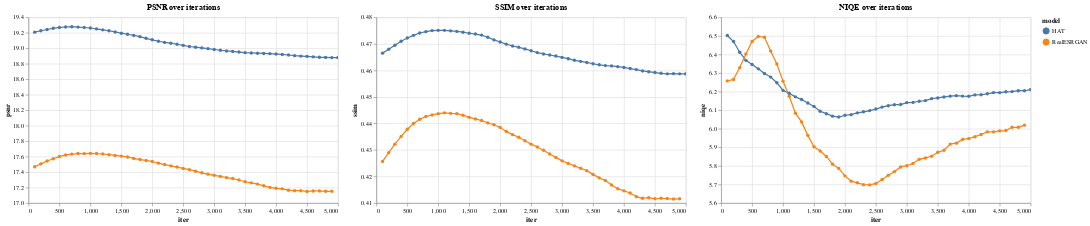

Notebook cell for this chart:
### Markdown cell above
# 5 Overfitting Analysis

### Code cell
chart_width = 500

# Filter for HAT and RealESRGAN only
df_filtered = df_all[df_all['model'].isin(['HAT', 'RealESRGAN'])]

# PSNR line chart
chart_psnr = alt.Chart(df_filtered).mark_line(point=True).encode(
    x='iter:Q',
    y=alt.Y('psnr:Q', scale=alt.Scale(zero=False)),
    color='model:N',
    tooltip=['model', 'iter', 'psnr']
).properties(
    title='PSNR over iterations',
    width=chart_width
).interactive()

# SSIM line chart
chart_ssim = alt.Chart(df_filtered).mark_line(point=True).encode(
    x='iter:Q',
    y=alt.Y('ssim:Q', scale=alt.Scale(zero=False)),
    color='model:N',
    tooltip=['model', 'iter', 'ssim']
).properties(
    title='SSIM over iterations',
    width=chart_width
).interactive()

# NIQE line chart
chart_niqe = alt.Chart(df_filtered).mark_line(point=True).encode(
    x='iter:Q',
    y=alt.Y('niqe:Q', scale=alt.Scale(zero=False)),
    color='model:N',
    tooltip=['model', 'iter', 'niqe']
).properties(
    title='NIQE over iterations',
    width=chart_width
).interactive()

# Display charts horizontally
final_chart = alt.hconcat(chart_psnr, chart_ssim, chart_niqe).resolve_scale(color='shared')

final_chart

### Figure 1 — Vega-Lite specification as saved in the notebook (floating-point values rounded to 4 significant figures)
{"config": {"view": {"continuousWidth": 300, "continuousHeight": 300}}, "hconcat": [{"mark": {"type": "line", "point": true}, "encoding": {"color": {"field": "model", "type": "nominal"}, "tooltip": [{"field": "model", "type": "nominal"}, {"field": "iter", "type": "quantitative"}, {"field": "psnr", "type": "quantitative"}], "x": {"field": "iter", "type": "quantitative"}, "y": {"field": "psnr", "scale": {"zero": false}, "type": "quantitative"}}, "name": "view_4", "title": "PSNR over iterations", "width": 500}, {"mark": {"type": "line", "point": true}, "encoding": {"color": {"field": "model", "type": "nominal"}, "tooltip": [{"field": "model", "type": "nominal"}, {"field": "iter", "type": "quantitative"}, {"field": "ssim", "type": "quantitative"}], "x": {"field": "iter", "type": "quantitative"}, "y": {"field": "ssim", "scale": {"zero": false}, "type": "quantitative"}}, "name": "view_5", "title": "SSIM over iterations", "width": 500}, {"mark": {"type": "line", "point": true}, "encoding": {"color": {"field": "model", "type": "nominal"}, "tooltip": [{"field": "model", "type": "nominal"}, {"field": "iter", "type": "quantitative"}, {"field": "niqe", "type": "quantitative"}], "x": {"field": "iter", "type": "quantitative"}, "y": {"field": "niqe", "scale": {"zero": false}, "type": "quantitative"}}, "name": "view_6", "title": "NIQE over iterations", "width": 500}], "data": {"name": "data-ab003c0923000c58bc7796641c5b68f7"}, "params": [{"name": "param_4", "select": {"type": "interval", "encodings": ["x", "y"]}, "bind": "scales", "views": ["view_4"]}, {"name": "param_5", "select": {"type": "interval", "encodings": ["x", "y"]}, "bind": "scales", "views": ["view_5"]}, {"name": "param_6", "select": {"type": "interval", "encodings": ["x", "y"]}, "bind": "scales", "views": ["view_6"]}], "resolve": {"scale": {"color": "shared"}}, "$schema": "https://vega.github.io/schema/vega-lite/v5.20.1.json", "datasets": {"data-ab003c0923000c58bc7796641c5b68f7": [{"iter": 100.0, "psnr": 19.21, "ssim": 0.4665, "niqe": 6.503, "model": "HAT", "bin": 0.0, "psnr_grad": null, "ssim_grad": null, "niqe_grad": null}, {"iter": 200.0, "psnr": 19.23, "ssim": 0.468, "niqe": 6.47, "model": "HAT", "bin": 0.0, "psnr_grad": 0.0184, "ssim_grad": 0.0015, "niqe_grad": -0.0329}, {"iter": 300.0, "psnr": 19.24, "ssim": 0.4695, "niqe": 6.412, "model": "HAT", "bin": 0.0, "psnr_grad": 0.0163, "ssim_grad": 0.0015, "niqe_grad": -0.0574}, {"iter": 400.0, "psnr": 19.26, "ssim": 0.471, "niqe": 6.368, "model": "HAT", "bin": 0.0, "psnr_grad": 0.0155, "ssim_grad": 0.0015, "niqe_grad": -0.0438}, {"iter": 500.0, "psnr": 19.27, "ssim": 0.4722, "niqe": 6.346, "model": "HAT", "bin": 500.0, "psnr_grad": 0.0105, "ssim_grad": 0.0012, "niqe_grad": -0.0222}, {"iter": 600.0, "psnr": 19.27, "ssim": 0.4732, "niqe": 6.323, "model": "HAT", "bin": 500.0, "psnr_grad": 0.0061, "ssim_grad": 0.001, "niqe_grad": -0.0236}, {"iter": 700.0, "psnr": 19.28, "ssim": 0.4741, "niqe": 6.297, "model": "HAT", "bin": 500.0, "psnr_grad": 0.0037, "ssim_grad": 0.0009, "niqe_grad": -0.0254}, {"iter": 800.0, "psnr": 19.27, "ssim": 0.4746, "niqe": 6.278, "model": "HAT", "bin": 500.0, "psnr_grad": -0.0049, "ssim_grad": 0.0005, "niqe_grad": -0.0189}, {"iter": 900.0, "psnr": 19.27, "ssim": 0.475, "niqe": 6.248, "model": "HAT", "bin": 500.0, "psnr_grad": -0.0052, "ssim_grad": 0.0004, "niqe_grad": -0.0303}, {"iter": 1000.0, "psnr": 19.26, "ssim": 0.4751, "niqe": 6.207, "model": "HAT", "bin": 1000.0, "psnr_grad": -0.0065, "ssim_grad": 0.0001, "niqe_grad": -0.0414}, {"iter": 1100.0, "psnr": 19.25, "ssim": 0.4751, "niqe": 6.191, "model": "HAT", "bin": 1000.0, "psnr_grad": -0.0113, "ssim_grad": 0.0, "niqe_grad": -0.0157}, {"iter": 1200.0, "psnr": 19.24, "ssim": 0.4749, "niqe": 6.172, "model": "HAT", "bin": 1000.0, "psnr_grad": -0.0124, "ssim_grad": -0.0002, "niqe_grad": -0.0191}, {"iter": 1300.0, "psnr": 19.23, "ssim": 0.4747, "niqe": 6.157, "model": "HAT", "bin": 1000.0, "psnr_grad": -0.0119, "ssim_grad": -0.0002, "niqe_grad": -0.0145}, {"iter": 1400.0, "psnr": 19.21, "ssim": 0.4744, "niqe": 6.139, "model": "HAT", "bin": 1000.0, "psnr_grad": -0.0157, "ssim_grad": -0.0003, "niqe_grad": -0.0183}, {"iter": 1500.0, "psnr": 19.19, "ssim": 0.474, "niqe": 6.12, "model": "HAT", "bin": 1500.0, "psnr_grad": -0.0163, "ssim_grad": -0.0004, "niqe_grad": -0.0187}, {"iter": 1600.0, "psnr": 19.18, "ssim": 0.4737, "niqe": 6.095, "model": "HAT", "bin": 1500.0, "psnr_grad": -0.0132, "ssim_grad": -0.0003, "niqe_grad": -0.0258}, {"iter": 1700.0, "psnr": 19.17, "ssim": 0.4733, "niqe": 6.081, "model": "HAT", "bin": 1500.0, "psnr_grad": -0.0149, "ssim_grad": -0.0004, "niqe_grad": -0.0134}, {"iter": 1800.0, "psnr": 19.15, "ssim": 0.4725, "niqe": 6.068, "model": "HAT", "bin": 1500.0, "psnr_grad": -0.0163, "ssim_grad": -0.0008, "niqe_grad": -0.0133}, {"iter": 1900.0, "psnr": 19.13, "ssim": 0.4715, "niqe": 6.063, "model": "HAT", "bin": 1500.0, "psnr_grad": -0.0208, "ssim_grad": -0.001, "niqe_grad": -0.0046}, {"iter": 2000.0, "psnr": 19.11, "ssim": 0.4707, "niqe": 6.073, "model": "HAT", "bin": 2000.0, "psnr_grad": -0.0195, "ssim_grad": -0.0008, "niqe_grad": 0.0095}, {"iter": 2100.0, "psnr": 19.09, "ssim": 0.4699, "niqe": 6.076, "model": "HAT", "bin": 2000.0, "psnr_grad": -0.019, "ssim_grad": -0.0008, "niqe_grad": 0.0033}, {"iter": 2200.0, "psnr": 19.08, "ssim": 0.4692, "niqe": 6.086, "model": "HAT", "bin": 2000.0, "psnr_grad": -0.015, "ssim_grad": -0.0007, "niqe_grad": 0.0096}, {"iter": 2300.0, "psnr": 19.07, "ssim": 0.4687, "niqe": 6.091, "model": "HAT", "bin": 2000.0, "psnr_grad": -0.0106, "ssim_grad": -0.0005, "niqe_grad": 0.0058}, {"iter": 2400.0, "psnr": 19.05, "ssim": 0.4681, "niqe": 6.098, "model": "HAT", "bin": 2000.0, "psnr_grad": -0.0129, "ssim_grad": -0.0006, "niqe_grad": 0.0064}, {"iter": 2500.0, "psnr": 19.04, "ssim": 0.4674, "niqe": 6.106, "model": "HAT", "bin": 2500.0, "psnr_grad": -0.0154, "ssim_grad": -0.0007, "niqe_grad": 0.0082}, {"iter": 2600.0, "psnr": 19.02, "ssim": 0.4667, "niqe": 6.117, "model": "HAT", "bin": 2500.0, "psnr_grad": -0.0138, "ssim_grad": -0.0007, "niqe_grad": 0.0105}, {"iter": 2700.0, "psnr": 19.01, "ssim": 0.4662, "niqe": 6.124, "model": "HAT", "bin": 2500.0, "psnr_grad": -0.0094, "ssim_grad": -0.0005, "niqe_grad": 0.0076}, {"iter": 2800.0, "psnr": 19.01, "ssim": 0.4658, "niqe": 6.13, "model": "HAT", "bin": 2500.0, "psnr_grad": -0.0086, "ssim_grad": -0.0004, "niqe_grad": 0.0055}, {"iter": 2900.0, "psnr": 19.0, "ssim": 0.4654, "niqe": 6.13, "model": "HAT", "bin": 2500.0, "psnr_grad": -0.01, "ssim_grad": -0.0004, "niqe_grad": 0.0009}, {"iter": 3000.0, "psnr": 18.98, "ssim": 0.4649, "niqe": 6.141, "model": "HAT", "bin": 3000.0, "psnr_grad": -0.0109, "ssim_grad": -0.0005, "niqe_grad": 0.0104}, {"iter": 3100.0, "psnr": 18.97, "ssim": 0.4644, "niqe": 6.142, "model": "HAT", "bin": 3000.0, "psnr_grad": -0.0096, "ssim_grad": -0.0005, "niqe_grad": 0.0011}, {"iter": 3200.0, "psnr": 18.97, "ssim": 0.4638, "niqe": 6.148, "model": "HAT", "bin": 3000.0, "psnr_grad": -0.009, "ssim_grad": -0.0006, "niqe_grad": 0.0061}, {"iter": 3300.0, "psnr": 18.96, "ssim": 0.4634, "niqe": 6.152, "model": "HAT", "bin": 3000.0, "psnr_grad": -0.0067, "ssim_grad": -0.0004, "niqe_grad": 0.0035}, {"iter": 3400.0, "psnr": 18.95, "ssim": 0.463, "niqe": 6.162, "model": "HAT", "bin": 3000.0, "psnr_grad": -0.0071, "ssim_grad": -0.0004, "niqe_grad": 0.0106}, {"iter": 3500.0, "psnr": 18.94, "ssim": 0.4625, "niqe": 6.166, "model": "HAT", "bin": 3500.0, "psnr_grad": -0.0082, "ssim_grad": -0.0005, "niqe_grad": 0.0036}, {"iter": 3600.0, "psnr": 18.94, "ssim": 0.4621, "niqe": 6.171, "model": "HAT", "bin": 3500.0, "psnr_grad": -0.0042, "ssim_grad": -0.0004, "niqe_grad": 0.0054}, {"iter": 3700.0, "psnr": 18.94, "ssim": 0.4618, "niqe": 6.176, "model": "HAT", "bin": 3500.0, "psnr_grad": -0.0033, "ssim_grad": -0.0003, "niqe_grad": 0.0043}, {"iter": 3800.0, "psnr": 18.93, "ssim": 0.4617, "niqe": 6.178, "model": "HAT", "bin": 3500.0, "psnr_grad": -0.0029, "ssim_grad": -0.0001, "niqe_grad": 0.0026}, {"iter": 3900.0, "psnr": 18.93, "ssim": 0.4614, "niqe": 6.176, "model": "HAT", "bin": 3500.0, "psnr_grad": -0.0027, "ssim_grad": -0.0003, "niqe_grad": -0.0022}, {"iter": 4000.0, "psnr": 18.93, "ssim": 0.4611, "niqe": 6.175, "model": "HAT", "bin": 4000.0, "psnr_grad": -0.0046, "ssim_grad": -0.0003, "niqe_grad": -0.001}, {"iter": 4100.0, "psnr": 18.92, "ssim": 0.4607, "niqe": 6.182, "model": "HAT", "bin": 4000.0, "psnr_grad": -0.0054, "ssim_grad": -0.0004, "niqe_grad": 0.0074}, {"iter": 4200.0, "psnr": 18.91, "ssim": 0.4603, "niqe": 6.183, "model": "HAT", "bin": 4000.0, "psnr_grad": -0.0073, "ssim_grad": -0.0004, "niqe_grad": 0.0008}, {"iter": 4300.0, "psnr": 18.9, "ssim": 0.4598, "niqe": 6.188, "model": "HAT", "bin": 4000.0, "psnr_grad": -0.0087, "ssim_grad": -0.0005, "niqe_grad": 0.0051}, {"iter": 4400.0, "psnr": 18.9, "ssim": 0.4595, "niqe": 6.195, "model": "HAT", "bin": 4000.0, "psnr_grad": -0.0054, "ssim_grad": -0.0003, "niqe_grad": 0.0064}, {"iter": 4500.0, "psnr": 18.89, "ssim": 0.4592, "niqe": 6.194, "model": "HAT", "bin": 4500.0, "psnr_grad": -0.0044, "ssim_grad": -0.0003, "niqe_grad": -0.0001}, {"iter": 4600.0, "psnr": 18.89, "ssim": 0.4589, "niqe": 6.199, "model": "HAT", "bin": 4500.0, "psnr_grad": -0.0057, "ssim_grad": -0.0003, "niqe_grad": 0.0045}, {"iter": 4700.0, "psnr": 18.88, "ssim": 0.4587, "niqe": 6.2, "model": "HAT", "bin": 4500.0, "psnr_grad": -0.005, "ssim_grad": -0.0002, "niqe_grad": 0.001}, {"iter": 4800.0, "psnr": 18.88, "ssim": 0.4588, "niqe": 6.205, "model": "HAT", "bin": 4500.0, "psnr_grad": -0.0016, "ssim_grad": 0.0001, "niqe_grad": 0.0049}, {"iter": 4900.0, "psnr": 18.88, "ssim": 0.4587, "niqe": 6.205, "model": "HAT", "bin": 4500.0, "psnr_grad": -0.0025, "ssim_grad": -0.0001, "niqe_grad": -0.0002}, {"iter": 5000.0, "psnr": 18.88, "ssim": 0.4587, "niqe": 6.211, "model": "HAT", "bin": 5000.0, "psnr_grad": -0.0001, "ssim_grad": 0.0, "niqe_grad": 0.0062}, {"iter": 5000.0, "psnr": 18.88, "ssim": 0.4587, "niqe": 6.211, "model": "HAT", "bin": 5000.0, "psnr_grad": 0.0, "ssim_grad": 0.0, "niqe_grad": 0.0}, {"iter": 100.0, "psnr": 17.47, "ssim": 0.4257, "niqe": 6.258, "model": "RealESRGAN", "bin": 0.0, "psnr_grad": null, "ssim_grad": null, "niqe_grad": null}, {"iter": 200.0, "psnr": 17.51, "ssim": 0.429, "niqe": 6.265, "model": "RealESRGAN", "bin": 0.0, "psnr_grad": 0.038, "ssim_grad": 0.0033, "niqe_grad": 0.0073}, {"iter": 300.0, "psnr": 17.54, "ssim": 0.4322, "niqe": 6.329, "model": "RealESRGAN", "bin": 0.0, "psnr_grad": 0.0371, "ssim_grad": 0.0032, "niqe_grad": 0.0644}, {"iter": 400.0, "psnr": 17.57, "ssim": 0.4351, "niqe": 6.402, "model": "RealESRGAN", "bin": 0.0, "psnr_grad": 0.0288, "ssim_grad": 0.0029, "niqe_grad": 0.0731}, {"iter": 500.0, "psnr": 17.6, "ssim": 0.4378, "niqe": 6.47, "model": "RealESRGAN", "bin": 500.0, "psnr_grad": 0.0288, "ssim_grad": 0.0027, "niqe_grad": 0.0677}, {"iter": 600.0, "psnr": 17.62, "ssim": 0.44, "niqe": 6.497, "model": "RealESRGAN", "bin": 500.0, "psnr_grad": 0.0206, "ssim_grad": 0.0022, "niqe_grad": 0.0268}, {"iter": 700.0, "psnr": 17.63, "ssim": 0.4416, "niqe": 6.493, "model": "RealESRGAN", "bin": 500.0, "psnr_grad": 0.0113, "ssim_grad": 0.0016, "niqe_grad": -0.004}, {"iter": 800.0, "psnr": 17.64, "ssim": 0.4426, "niqe": 6.419, "model": "RealESRGAN", "bin": 500.0, "psnr_grad": 0.0068, "ssim_grad": 0.001, "niqe_grad": -0.074}, {"iter": 900.0, "psnr": 17.64, "ssim": 0.4432, "niqe": 6.349, "model": "RealESRGAN", "bin": 500.0, "psnr_grad": -0.0009, "ssim_grad": 0.0006, "niqe_grad": -0.07}, {"iter": 1000.0, "psnr": 17.64, "ssim": 0.4437, "niqe": 6.256, "model": "RealESRGAN", "bin": 1000.0, "psnr_grad": 0.0033, "ssim_grad": 0.0005, "niqe_grad": -0.0925}, {"iter": 1100.0, "psnr": 17.64, "ssim": 0.444, "niqe": 6.175, "model": "RealESRGAN", "bin": 1000.0, "psnr_grad": -0.0023, "ssim_grad": 0.0003, "niqe_grad": -0.081}, {"iter": 1200.0, "psnr": 17.63, "ssim": 0.4438, "niqe": 6.084, "model": "RealESRGAN", "bin": 1000.0, "psnr_grad": -0.0058, "ssim_grad": -0.0002, "niqe_grad": -0.0914}, {"iter": 1300.0, "psnr": 17.62, "ssim": 0.4437, "niqe": 6.037, "model": "RealESRGAN", "bin": 1000.0, "psnr_grad": -0.0091, "ssim_grad": -0.0001, "niqe_grad": -0.047}, {"iter": 1400.0, "psnr": 17.62, "ssim": 0.4431, "niqe": 5.964, "model": "RealESRGAN", "bin": 1000.0, "psnr_grad": -0.0095, "ssim_grad": -0.0006, "niqe_grad": -0.0726}, {"iter": 1500.0, "psnr": 17.61, "ssim": 0.4423, "niqe": 5.903, "model": "RealESRGAN", "bin": 1500.0, "psnr_grad": -0.0089, "ssim_grad": -0.0008, "niqe_grad": -0.0612}, {"iter": 1600.0, "psnr": 17.6, "ssim": 0.4417, "niqe": 5.88, "model": "RealESRGAN", "bin": 1500.0, "psnr_grad": -0.011, "ssim_grad": -0.0006, "niqe_grad": -0.0228}, {"iter": 1700.0, "psnr": 17.58, "ssim": 0.4411, "niqe": 5.851, "model": "RealESRGAN", "bin": 1500.0, "psnr_grad": -0.0185, "ssim_grad": -0.0006, "niqe_grad": -0.0296}, {"iter": 1800.0, "psnr": 17.56, "ssim": 0.4402, "niqe": 5.809, "model": "RealESRGAN", "bin": 1500.0, "psnr_grad": -0.015, "ssim_grad": -0.0009, "niqe_grad": -0.0414}, {"iter": 1900.0, "psnr": 17.55, "ssim": 0.4395, "niqe": 5.786, "model": "RealESRGAN", "bin": 1500.0, "psnr_grad": -0.0114, "ssim_grad": -0.0007, "niqe_grad": -0.023}, {"iter": 2000.0, "psnr": 17.54, "ssim": 0.4385, "niqe": 5.746, "model": "RealESRGAN", "bin": 2000.0, "psnr_grad": -0.0137, "ssim_grad": -0.001, "niqe_grad": -0.0401}, {"iter": 2100.0, "psnr": 17.52, "ssim": 0.437, "niqe": 5.718, "model": "RealESRGAN", "bin": 2000.0, "psnr_grad": -0.0216, "ssim_grad": -0.0015, "niqe_grad": -0.0286}, {"iter": 2200.0, "psnr": 17.5, "ssim": 0.4358, "niqe": 5.709, "model": "RealESRGAN", "bin": 2000.0, "psnr_grad": -0.0178, "ssim_grad": -0.0012, "niqe_grad": -0.0087}, {"iter": 2300.0, "psnr": 17.48, "ssim": 0.4348, "niqe": 5.699, "model": "RealESRGAN", "bin": 2000.0, "psnr_grad": -0.0169, "ssim_grad": -0.001, "niqe_grad": -0.01}, {"iter": 2400.0, "psnr": 17.46, "ssim": 0.4335, "niqe": 5.697, "model": "RealESRGAN", "bin": 2000.0, "psnr_grad": -0.0154, "ssim_grad": -0.0013, "niqe_grad": -0.0015}, {"iter": 2500.0, "psnr": 17.45, "ssim": 0.4322, "niqe": 5.705, "model": "RealESRGAN", "bin": 2500.0, "psnr_grad": -0.018, "ssim_grad": -0.0013, "niqe_grad": 0.008}, {"iter": 2600.0, "psnr": 17.43, "ssim": 0.4311, "niqe": 5.727, "model": "RealESRGAN", "bin": 2500.0, "psnr_grad": -0.0157, "ssim_grad": -0.0011, "niqe_grad": 0.0213}, {"iter": 2700.0, "psnr": 17.41, "ssim": 0.4299, "niqe": 5.75, "model": "RealESRGAN", "bin": 2500.0, "psnr_grad": -0.0199, "ssim_grad": -0.0012, "niqe_grad": 0.023}, {"iter": 2800.0, "psnr": 17.39, "ssim": 0.4285, "niqe": 5.769, "model": "RealESRGAN", "bin": 2500.0, "psnr_grad": -0.0205, "ssim_grad": -0.0014, "niqe_grad": 0.0195}, {"iter": 2900.0, "psnr": 17.37, "ssim": 0.4272, "niqe": 5.794, "model": "RealESRGAN", "bin": 2500.0, "psnr_grad": -0.0175, "ssim_grad": -0.0013, "niqe_grad": 0.025}, {"iter": 3000.0, "psnr": 17.36, "ssim": 0.4259, "niqe": 5.801, "model": "RealESRGAN", "bin": 3000.0, "psnr_grad": -0.0148, "ssim_grad": -0.0013, "niqe_grad": 0.0066}, {"iter": 3100.0, "psnr": 17.34, "ssim": 0.4249, "niqe": 5.813, "model": "RealESRGAN", "bin": 3000.0, "psnr_grad": -0.0147, "ssim_grad": -0.001, "niqe_grad": 0.0124}, {"iter": 3200.0, "psnr": 17.33, "ssim": 0.424, "niqe": 5.835, "model": "RealESRGAN", "bin": 3000.0, "psnr_grad": -0.0161, "ssim_grad": -0.0009, "niqe_grad": 0.022}, {"iter": 3300.0, "psnr": 17.32, "ssim": 0.4231, "niqe": 5.843, "model": "RealESRGAN", "bin": 3000.0, "psnr_grad": -0.0115, "ssim_grad": -0.0009, "niqe_grad": 0.0075}, {"iter": 3400.0, "psnr": 17.3, "ssim": 0.4222, "niqe": 5.852, "model": "RealESRGAN", "bin": 3000.0, "psnr_grad": -0.0187, "ssim_grad": -0.0009, "niqe_grad": 0.0091}, {"iter": 3500.0, "psnr": 17.27, "ssim": 0.4208, "niqe": 5.873, "model": "RealESRGAN", "bin": 3500.0, "psnr_grad": -0.0227, "ssim_grad": -0.0014, "niqe_grad": 0.0212}, {"iter": 3600.0, "psnr": 17.26, "ssim": 0.4195, "niqe": 5.884, "model": "RealESRGAN", "bin": 3500.0, "psnr_grad": -0.0143, "ssim_grad": -0.0013, "niqe_grad": 0.0113}, {"iter": 3700.0, "psnr": 17.25, "ssim": 0.4185, "niqe": 5.917, "model": "RealESRGAN", "bin": 3500.0, "psnr_grad": -0.0156, "ssim_grad": -0.001, "niqe_grad": 0.033}, {"iter": 3800.0, "psnr": 17.22, "ssim": 0.4168, "niqe": 5.923, "model": "RealESRGAN", "bin": 3500.0, "psnr_grad": -0.0222, "ssim_grad": -0.0017, "niqe_grad": 0.0051}, {"iter": 3900.0, "psnr": 17.2, "ssim": 0.4154, "niqe": 5.943, "model": "RealESRGAN", "bin": 3500.0, "psnr_grad": -0.02, "ssim_grad": -0.0014, "niqe_grad": 0.0201}, {"iter": 4000.0, "psnr": 17.19, "ssim": 0.4146, "niqe": 5.947, "model": "RealESRGAN", "bin": 4000.0, "psnr_grad": -0.012, "ssim_grad": -0.0008, "niqe_grad": 0.0043}, {"iter": 4100.0, "psnr": 17.18, "ssim": 0.4138, "niqe": 5.957, "model": "RealESRGAN", "bin": 4000.0, "psnr_grad": -0.0078, "ssim_grad": -0.0008, "niqe_grad": 0.0104}, {"iter": 4200.0, "psnr": 17.17, "ssim": 0.4124, "niqe": 5.969, "model": "RealESRGAN", "bin": 4000.0, "psnr_grad": -0.0174, "ssim_grad": -0.0014, "niqe_grad": 0.0119}, {"iter": 4300.0, "psnr": 17.16, "ssim": 0.4118, "niqe": 5.983, "model": "RealESRGAN", "bin": 4000.0, "psnr_grad": -0.0065, "ssim_grad": -0.0006, "niqe_grad": 0.0142}, {"iter": 4400.0, "psnr": 17.16, "ssim": 0.412, "niqe": 5.983, "model": "RealESRGAN", "bin": 4000.0, "psnr_grad": -0.0002, "ssim_grad": 0.0002, "niqe_grad": -0.0003}, {"iter": 4500.0, "psnr": 17.15, "ssim": 0.4116, "niqe": 5.989, "model": "RealESRGAN", "bin": 4500.0, "psnr_grad": -0.0092, "ssim_grad": -0.0004, "niqe_grad": 0.0054}, {"iter": 4600.0, "psnr": 17.16, "ssim": 0.4118, "niqe": 5.99, "model": "RealESRGAN", "bin": 4500.0, "psnr_grad": 0.0061, "ssim_grad": 0.0002, "niqe_grad": 0.002}, {"iter": 4700.0, "psnr": 17.16, "ssim": 0.4117, "niqe": 6.008, "model": "RealESRGAN", "bin": 4500.0, "psnr_grad": 0.0008, "ssim_grad": -0.0001, "niqe_grad": 0.0174}, {"iter": 4800.0, "psnr": 17.15, "ssim": 0.4115, "niqe": 6.008, "model": "RealESRGAN", "bin": 4500.0, "psnr_grad": -0.0052, "ssim_grad": -0.0002, "niqe_grad": -0.0001}, {"iter": 4900.0, "psnr": 17.15, "ssim": 0.4116, "niqe": 6.019, "model": "RealESRGAN", "bin": 4500.0, "psnr_grad": 0.0002, "ssim_grad": 0.0001, "niqe_grad": 0.0115}]}}
